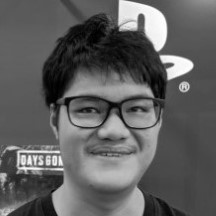
#> input picture result (Custom).jpg, 216 x 216 px
$ jupyter execute ImageDisplay.ipynb
#> lines starting #> are read from the running program, lines starting #| are printed output that depends on the picture
[cell 1]
import  skimage as sk
from skimage import io
import skimage.transform as tr
import numpy as np
import numpy.matlib
import matplotlib.pyplot as plt
from skimage import img_as_ubyte
from skimage.transform import rescale, resize, downscale_local_mean


c = io.imread('result (Custom).jpg')
#> c is the input picture: shape (216, 216); min 0, max 255, mean 95.1
io.imshow(c)

[cell 2]
#bit map


#把每個pixel的各個bit取出來組成圖
bps=[(c>>i)%2 for i in range(8)]
#> bps = 8 items
for i in range(8):
    plt.subplot(3,3,i+1)
    sk.io.imshow(bps[i],cmap='gray')
    plt.axis('off')
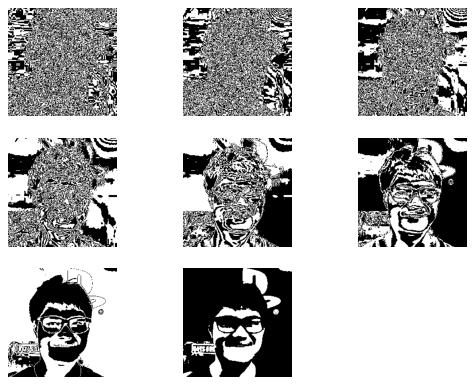
#> figure drawn by matplotlib, 8 panels

[cell 3]
#空間解析
x4 = tr.rescale(tr.rescale(c,0.25),4,order =0)
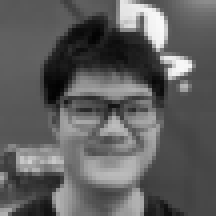
#> x4: shape (216, 216) float64; min 0.00844, max 0.983, mean 0.373
sk.io.imshow(x4)

[cell 4]
#量化
q = 0.5
x = np.linspace(0, 10, 1000)
#round:四捨五入
y = q * np.round(x/q)
plt.plot(x,y)
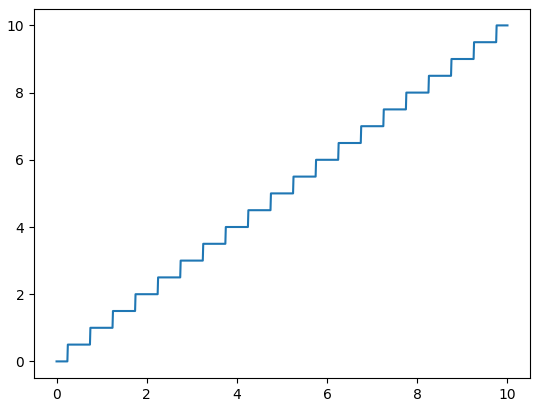
#> figure drawn by matplotlib, 1 panel; curve peaks at x = 9.76, y = 10

[cell 5]
#量化與混色
#range(16):1個list[]:值是0~15
#形狀: 4*4
y = img_as_ubyte(16*np.reshape(range(16),(4,4)))
print(y)
z=y//64
print(z)

[cell 6]
#rescale grey scale

#變成1/4大小
image_rescaled = rescale(c, 0.25)

#長 寬 各除4
image_resized = resize(c, (c.shape[0] // 4, c.shape[1] // 4))

#
image_downscaled = downscale_local_mean(c, (4, 4))
fig, axes = plt.subplots(nrows=2, ncols=2)
ax = axes.ravel()
ax[0].imshow(c, cmap='gray')
ax[0].set_title("Original image")
ax[1].imshow(image_rescaled, cmap='gray')
ax[1].set_title("Rescaled image (aliasing)")
ax[2].imshow(image_resized, cmap='gray')
ax[2].set_title("Resized image (no aliasing)")
ax[3].imshow(image_downscaled, cmap='gray')
ax[3].set_title("Downscaled image (no aliasing)")

plt.tight_layout()
plt.show()
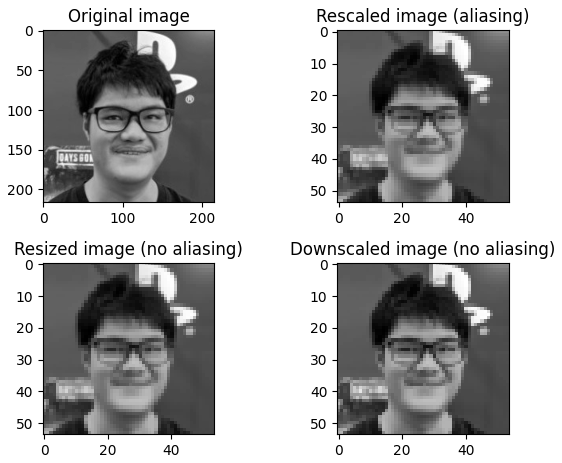
#> figure drawn by matplotlib, 4 panels

[cell 7]
cResized= resize(c, (216, 216),
                       anti_aliasing=True)
cResized=cResized*255
io.imshow(cResized, cmap = 'gray')

[cell 8]
#混色
D=np.array(([[0,128],[192,64]]))
r = numpy.matlib.repmat(D, c.shape[0] // 2,c.shape[1]//2)
X2 = c > r
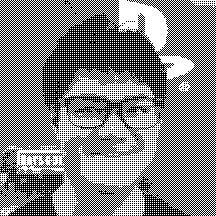
#> X2: shape (216, 216) bool; 51.3% white; black in thin lines or dots
io.imshow(X2)

[cell 9]
#4灰階影像混色
D =  np.array([[0,24],[36,12]])
r = np.matlib.repmat(D, c.shape[0] // 2,c.shape[1]//2)
q= c/37
X8 = q + (c -37*q > r)
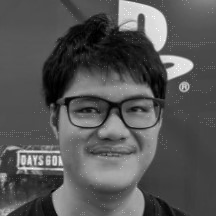
#> X8: shape (216, 216) float64; min 0, max 7.65, mean 2.58; drawn with min black and max white
io.imshow(X8*37, cmap = 'gray')
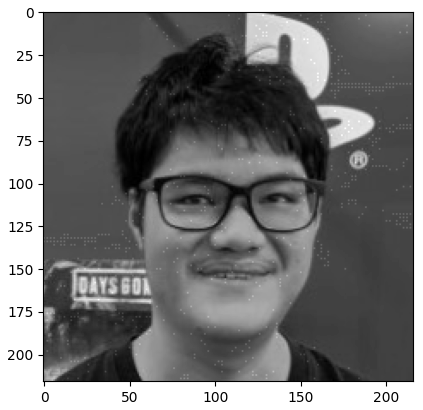
#> figure drawn by matplotlib, 1 panel

[cell 10]
#誤差擴散法
def error_diffusion( pixel, k ):
  """ Diffuse on a single channel, using Floyd-Steinberg kerenl.
      @param pixel PIL PixelAccess object.
      @param size A tuple to represent the size of pixel.
  """
#> called with k = 2
  rs, cs = pixel.shape
#> rs = 216; cs = 216
  ed = np.array([[0,0,7],[3,5,1]]) / 16.0
  z= np.zeros((rs+2, cs+2))
  z[1:rs+1, 1:cs+1] = pixel
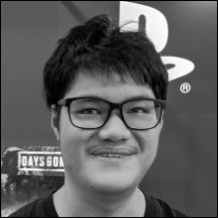
#> z: shape (218, 218) float64; min 0, max 255, mean 93.4
  for i in range(1, rs+1):
    for j in range(1, cs+1):
      old = z[i, j]
      new = (old // (255//k))*(255 //(k-1))
      z[i,j] = new
      E = old -new
      z[i:i+2,j-1:j+2] = z[i:i+2,j-1:j+2] +E*ed
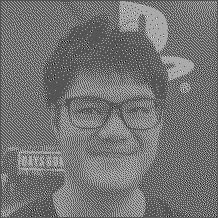
#> z: shape (218, 218) float64; min -255, max 510, mean 93.4; drawn with min black and max white
  return(z[1:rs+1,1:cs+1])
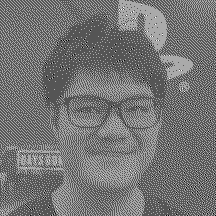
#> returned value: shape (216, 216) float64; min -255, max 510, mean 94.9; drawn with min black and max white


K=2
res = error_diffusion(c, K )
io.imshow(res, cmap = 'gray')
